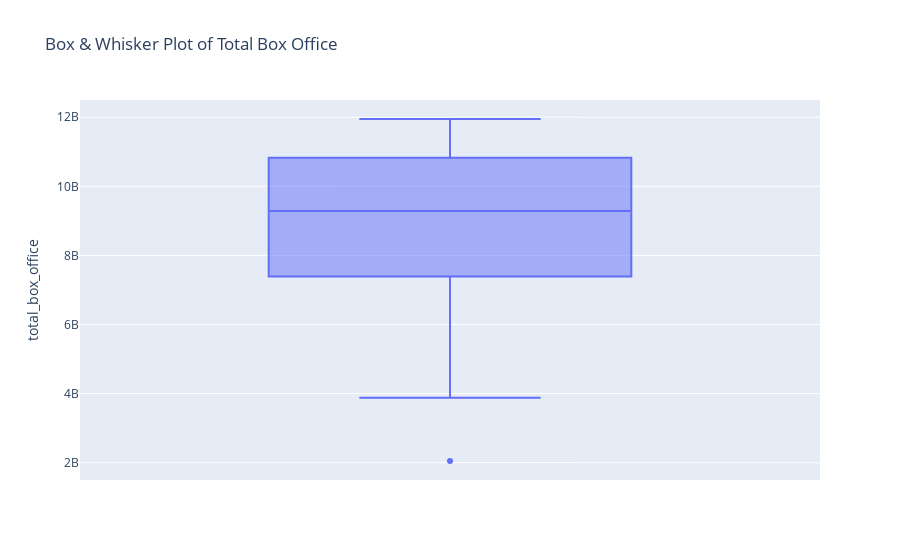

Notebook code for this chart:
### Code cell
# Boxplot
px.box(df,
       y="total_box_office",
       title="Box & Whisker Plot of Total Box Office")

### Figure 1 — Plotly figure (JSON) as saved in the notebook; plotly's stock layout.template omitted (floating-point values rounded to 4 significant figures)
{"data": [{"alignmentgroup": "True", "hovertemplate": "total_box_office=%{y}<extra></extra>", "legendgroup": "", "marker": {"color": "#636efa"}, "name": "", "notched": false, "offsetgroup": "", "orientation": "v", "showlegend": false, "type": "box", "x0": " ", "xaxis": "x", "y": [3881777912, 2048534616, 11253443955, 11948096650, 10993991460, 11267115924, 11155900636, 10272985008, 10887446341, 10992141616, 10173519704, 10482254025, 10639257284, 9750744148, 9769854914, 9161738221, 8800805718, 9287996519, 9193277289, 9155147215, 8296849636, 7532311479, 7338894852, 6771575283, 6230235770, 5769078886, 5314421390], "y0": " ", "yaxis": "y"}], "layout": {"autosize": true, "boxmode": "group", "legend": {"tracegroupgap": 0}, "title": {"text": "Box & Whisker Plot of Total Box Office"}, "xaxis": {"anchor": "y", "autorange": true, "domain": [0, 1], "range": [-0.5, 0.5], "type": "category"}, "yaxis": {"anchor": "x", "autorange": true, "domain": [0, 1], "range": [1499000000.0, 12500000000.0], "title": {"text": "total_box_office"}, "type": "linear"}}}
